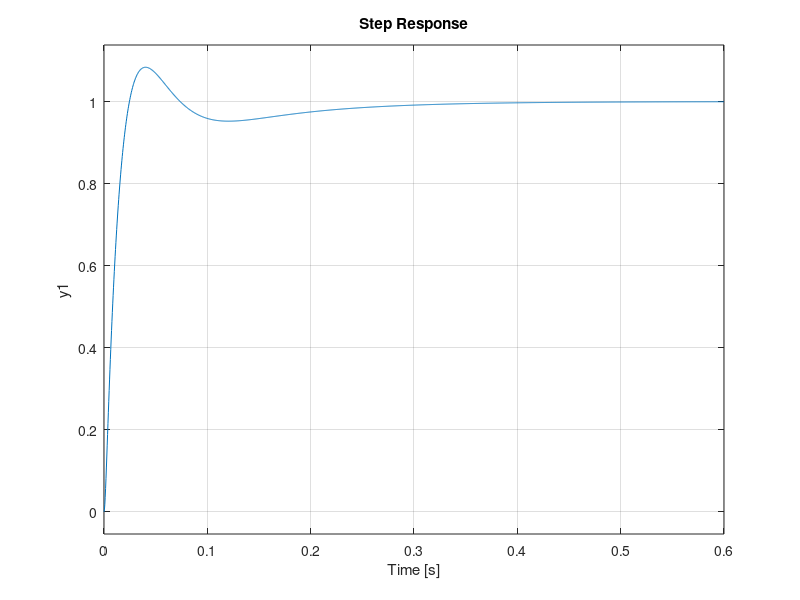

Source code (MATLAB):
Ra = 0.45;                 %Per phase stator resistance
La = 0.035;              %Per phase stator inductance
B = 2e-4;              %Damping coefficient
J = 0.022;             %Moment of Inertia
Ke = 0.5;                %Torque c0nstant
Kt = 0.5;                %Back EMF constant

Kp =  4.19652540503482;
Ki =  35.8889727302617;
Kd =  0.1197446984208;
N = 905.389232075555;

a = J*La;
b = (J*Ra + B*La);
c = (B*Ra + Ke*Kt);

s=tf('s');

G = tf([0 0 Kt],[a b c])

[w,zeta] = damp(G)  % zeta calculation for transfer function
C = Kp + Ki/s + ((Kd*s*N)/(s+N)); %PID Controller 

H = feedback(C*G,1);
step(H) 